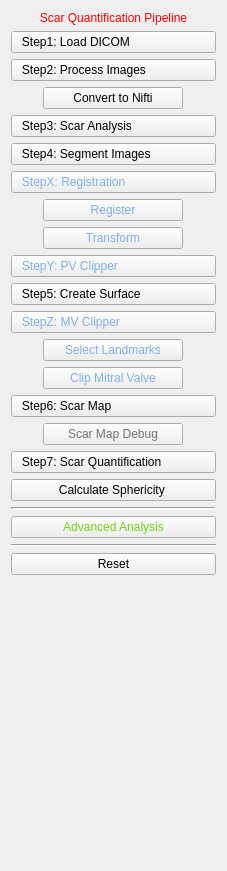
<?xml version="1.0" encoding="UTF-8"?>
<ui version="4.0">
 <class>AtrialScarViewControls</class>
 <widget class="QWidget" name="AtrialScarViewControls">
  <property name="geometry">
   <rect>
    <x>0</x>
    <y>0</y>
    <width>227</width>
    <height>871</height>
   </rect>
  </property>
  <property name="windowTitle">
   <string>QmitkTemplate</string>
  </property>
  <layout class="QVBoxLayout" name="verticalLayout">
   <item>
    <widget class="QLabel" name="titleLabel">
     <property name="styleSheet">
      <string notr="true">QLabel { color: rgb(255, 0, 0) }</string>
     </property>
     <property name="text">
      <string>Scar Quantification Pipeline</string>
     </property>
     <property name="alignment">
      <set>Qt::AlignCenter</set>
     </property>
    </widget>
   </item>
   <item>
    <widget class="QPushButton" name="button_1">
     <property name="toolTip">
      <string>Do image processing</string>
     </property>
     <property name="styleSheet">
      <string notr="true">text-align: left;</string>
     </property>
     <property name="text">
      <string>   Step1: Load DICOM</string>
     </property>
    </widget>
   </item>
   <item>
    <widget class="QPushButton" name="button_2">
     <property name="toolTip">
      <string>Do image processing</string>
     </property>
     <property name="styleSheet">
      <string notr="true">text-align: left;</string>
     </property>
     <property name="text">
      <string>   Step2: Process Images</string>
     </property>
    </widget>
   </item>
   <item alignment="Qt::AlignHCenter">
    <widget class="QPushButton" name="button_2_1">
     <property name="minimumSize">
      <size>
       <width>140</width>
       <height>0</height>
      </size>
     </property>
     <property name="maximumSize">
      <size>
       <width>140</width>
       <height>16777215</height>
      </size>
     </property>
     <property name="text">
      <string>Convert to Nifti</string>
     </property>
    </widget>
   </item>
   <item>
    <widget class="QPushButton" name="button_3">
     <property name="styleSheet">
      <string notr="true">text-align: left;</string>
     </property>
     <property name="text">
      <string>   Step3: Scar Analysis</string>
     </property>
    </widget>
   </item>
   <item>
    <widget class="QPushButton" name="button_4">
     <property name="toolTip">
      <string>Do image processing</string>
     </property>
     <property name="styleSheet">
      <string notr="true">text-align: left;</string>
     </property>
     <property name="text">
      <string>   Step4: Segment Images</string>
     </property>
    </widget>
   </item>
   <item>
    <widget class="QPushButton" name="button_x">
     <property name="cursor">
      <cursorShape>ArrowCursor</cursorShape>
     </property>
     <property name="styleSheet">
      <string notr="true">text-align: left; color: rgb(132, 174, 235);</string>
     </property>
     <property name="text">
      <string>   StepX: Registration</string>
     </property>
    </widget>
   </item>
   <item alignment="Qt::AlignHCenter">
    <widget class="QPushButton" name="button_x_1">
     <property name="minimumSize">
      <size>
       <width>140</width>
       <height>0</height>
      </size>
     </property>
     <property name="maximumSize">
      <size>
       <width>140</width>
       <height>16777215</height>
      </size>
     </property>
     <property name="styleSheet">
      <string notr="true">color: rgb(132, 174, 235);</string>
     </property>
     <property name="text">
      <string>Register</string>
     </property>
    </widget>
   </item>
   <item alignment="Qt::AlignHCenter">
    <widget class="QPushButton" name="button_x_2">
     <property name="minimumSize">
      <size>
       <width>140</width>
       <height>0</height>
      </size>
     </property>
     <property name="maximumSize">
      <size>
       <width>140</width>
       <height>16777215</height>
      </size>
     </property>
     <property name="styleSheet">
      <string notr="true">color: rgb(132, 174, 235);</string>
     </property>
     <property name="text">
      <string>Transform</string>
     </property>
    </widget>
   </item>
   <item>
    <widget class="QPushButton" name="button_y">
     <property name="styleSheet">
      <string notr="true">text-align: left; color: rgb(132, 174, 235);</string>
     </property>
     <property name="text">
      <string>   StepY: PV Clipper</string>
     </property>
    </widget>
   </item>
   <item>
    <widget class="QPushButton" name="button_5">
     <property name="toolTip">
      <string>Do image processing</string>
     </property>
     <property name="styleSheet">
      <string notr="true">text-align: left;</string>
     </property>
     <property name="text">
      <string>   Step5: Create Surface</string>
     </property>
    </widget>
   </item>
   <item>
    <widget class="QPushButton" name="button_z">
     <property name="styleSheet">
      <string notr="true">text-align: left; color: rgb(132, 174, 235);</string>
     </property>
     <property name="text">
      <string>   StepZ: MV Clipper</string>
     </property>
    </widget>
   </item>
   <item alignment="Qt::AlignHCenter">
    <widget class="QPushButton" name="button_z_1">
     <property name="minimumSize">
      <size>
       <width>140</width>
       <height>0</height>
      </size>
     </property>
     <property name="maximumSize">
      <size>
       <width>140</width>
       <height>16777215</height>
      </size>
     </property>
     <property name="styleSheet">
      <string notr="true">color: rgb(132, 174, 235);</string>
     </property>
     <property name="text">
      <string>Select Landmarks</string>
     </property>
    </widget>
   </item>
   <item alignment="Qt::AlignHCenter">
    <widget class="QPushButton" name="button_z_2">
     <property name="minimumSize">
      <size>
       <width>140</width>
       <height>0</height>
      </size>
     </property>
     <property name="maximumSize">
      <size>
       <width>140</width>
       <height>16777215</height>
      </size>
     </property>
     <property name="styleSheet">
      <string notr="true">color: rgb(132, 174, 235);</string>
     </property>
     <property name="text">
      <string>Clip Mitral Valve</string>
     </property>
    </widget>
   </item>
   <item>
    <widget class="QPushButton" name="button_6">
     <property name="styleSheet">
      <string notr="true">text-align: left;</string>
     </property>
     <property name="text">
      <string>   Step6: Scar Map</string>
     </property>
    </widget>
   </item>
   <item alignment="Qt::AlignHCenter">
    <widget class="QPushButton" name="button_deb">
     <property name="minimumSize">
      <size>
       <width>140</width>
       <height>0</height>
      </size>
     </property>
     <property name="maximumSize">
      <size>
       <width>140</width>
       <height>16777215</height>
      </size>
     </property>
     <property name="acceptDrops">
      <bool>false</bool>
     </property>
     <property name="styleSheet">
      <string notr="true">color: rgb(115, 115, 115);</string>
     </property>
     <property name="text">
      <string extracomment="Show pixels forming the scar map (MAX only).">Scar Map Debug</string>
     </property>
    </widget>
   </item>
   <item>
    <widget class="QPushButton" name="button_7">
     <property name="styleSheet">
      <string notr="true">text-align: left;</string>
     </property>
     <property name="text">
      <string>   Step7: Scar Quantification</string>
     </property>
    </widget>
   </item>
   <item>
    <widget class="QPushButton" name="button_s">
     <property name="text">
      <string>Calculate Sphericity </string>
     </property>
    </widget>
   </item>
   <item>
    <widget class="Line" name="line_1">
     <property name="lineWidth">
      <number>2</number>
     </property>
     <property name="orientation">
      <enum>Qt::Horizontal</enum>
     </property>
    </widget>
   </item>
   <item>
    <widget class="QPushButton" name="button_c">
     <property name="styleSheet">
      <string notr="true">color: rgb(115, 210, 22);</string>
     </property>
     <property name="text">
      <string>Advanced Analysis</string>
     </property>
    </widget>
   </item>
   <item>
    <widget class="Line" name="line_2">
     <property name="orientation">
      <enum>Qt::Horizontal</enum>
     </property>
    </widget>
   </item>
   <item>
    <widget class="QPushButton" name="button_r">
     <property name="styleSheet">
      <string notr="true"/>
     </property>
     <property name="text">
      <string>Reset</string>
     </property>
    </widget>
   </item>
   <item>
    <spacer name="spacer">
     <property name="orientation">
      <enum>Qt::Vertical</enum>
     </property>
     <property name="sizeType">
      <enum>QSizePolicy::Expanding</enum>
     </property>
     <property name="sizeHint" stdset="0">
      <size>
       <width>20</width>
       <height>220</height>
      </size>
     </property>
    </spacer>
   </item>
  </layout>
 </widget>
 <layoutdefault spacing="6" margin="11"/>
 <resources/>
 <connections/>
</ui>
